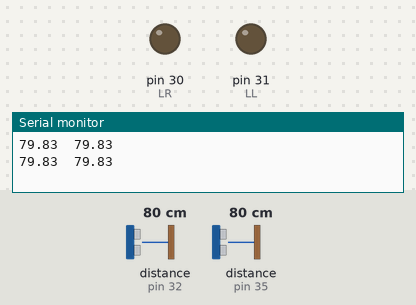
Recording of a sketch running on a simulated Arduino Mega 2560, built with avr-gcc and run on an emulated ATmega2560. On the bench: output pins drawn as LEDs (lit = HIGH), the last lines printed to the serial monitor. Wiring (inferred from the names in the program): 2 × ultrasonic range finder: trigger pin 33, echo pin 35 / trigger pin 34, echo pin 32. Dashed ring = blinking. Inputs (shaded band) come from the test bench; at power-on: distance to the obstacle (sensors on pin 32, pin 35) 80 cm. The echo pulse lasts 58.3 µs per cm; pins used as bus, display or sensor lines are not drawn.

Above: at 1.9 s.
2.0 s: distance to the obstacle (sensor on pin 32) set to 14 cm
3.5 s: distance to the obstacle (sensor on pin 32) set to 11 cm
At 4.8 s:
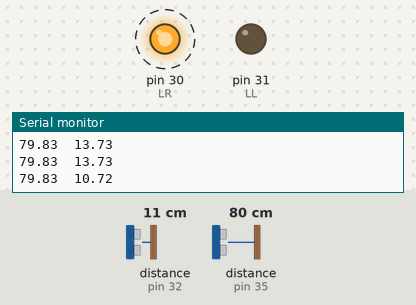
7.8 s: distance to the obstacle (sensor on pin 35) set to 14 cm
11.3 s: distance to the obstacle (sensor on pin 35) set to 11 cm
At 12.9 s:
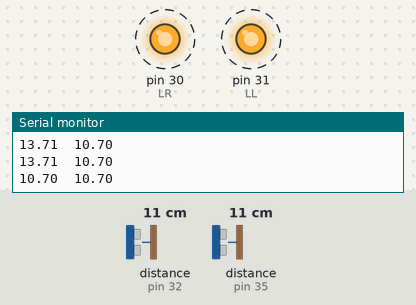
15.6 s: distance to the obstacle (sensor on pin 32) set to 18 cm
At 17.0 s:
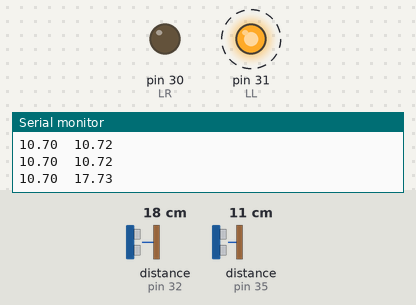
19.9 s: distance to the obstacle (sensor on pin 32) set to 2 cm
At 21.8 s:
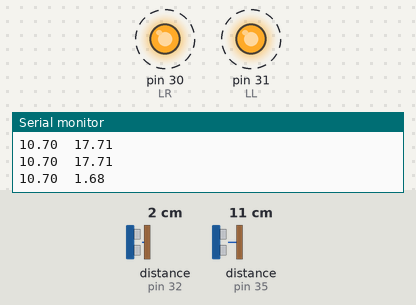
Timing chart, 0 to 25.2 s (numbered marks = the images above; inputs shaded):
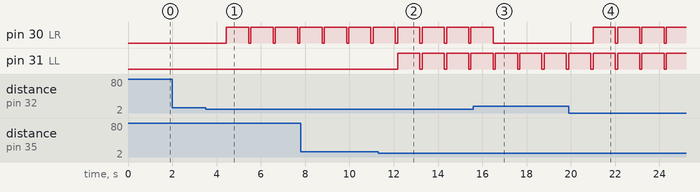

Measured:
- the behaviour switches between 13 and 12 cm on distance to the obstacle (sensor on pin 32) (found by bisection; images 0 and 1)
- the behaviour switches between 13 and 12 cm on distance to the obstacle (sensor on pin 35) (found by bisection; images 1 and 2)
- after the input at 3.5 s, pin 30 (LR): alternates HIGH for 1.0 s and LOW for 0.11 s, starting after 0.94 s
- after the input at 11.3 s, pin 31 (LL): alternates HIGH for 1.0 s and LOW for 0.10 s, starting after 0.88 s
- after the input at 15.6 s, pin 30 (LR): goes on until 16.5 s, then stays LOW
- after the input at 19.9 s, pin 30 (LR): alternates HIGH for 1.0 s and LOW for 0.10 s, starting after 1.1 s

The sketch:

Ultra-sonic_depth_sensor.ino
```cpp
const int LL = 31;
const int LR = 30;
const int TR = 34;
const int ER = 32;
const int TL = 33;
const int EL = 35;

float durationL, distanceL, durationR, distanceR;

bool pillars[8][2];

void setup() {
  pinMode(TL, OUTPUT);
  pinMode(EL, INPUT);
  pinMode(TR, OUTPUT);
  pinMode(ER, INPUT);
  pinMode(LL, OUTPUT);
  pinMode(LR, OUTPUT);
  Serial.begin(9600);
}

void loop() {
  digitalWrite(TR,LOW);
  digitalWrite(TL,LOW);
  delayMicroseconds(5);
  digitalWrite(TR,HIGH);
  delayMicroseconds(5);
  digitalWrite(TR,LOW);
  durationR=pulseIn(ER, HIGH);
  distanceR = durationR/58.2;
  delayMicroseconds(5);
  digitalWrite(TL,HIGH);
  delayMicroseconds(5);
  digitalWrite(TL,LOW);
  durationL=pulseIn(EL,HIGH);
  distanceL = durationL/58.2;
  Serial.print(distanceL);Serial.print("\t");Serial.println(distanceR);
  if (distanceL<12.0){
    digitalWrite(LL,HIGH);
  }
  if (distanceR<12.0){
    digitalWrite(LR,HIGH);
  }
  delay(1000);
  digitalWrite(LL,LOW);
  digitalWrite(LR,LOW);
  delay(100);
}
```
